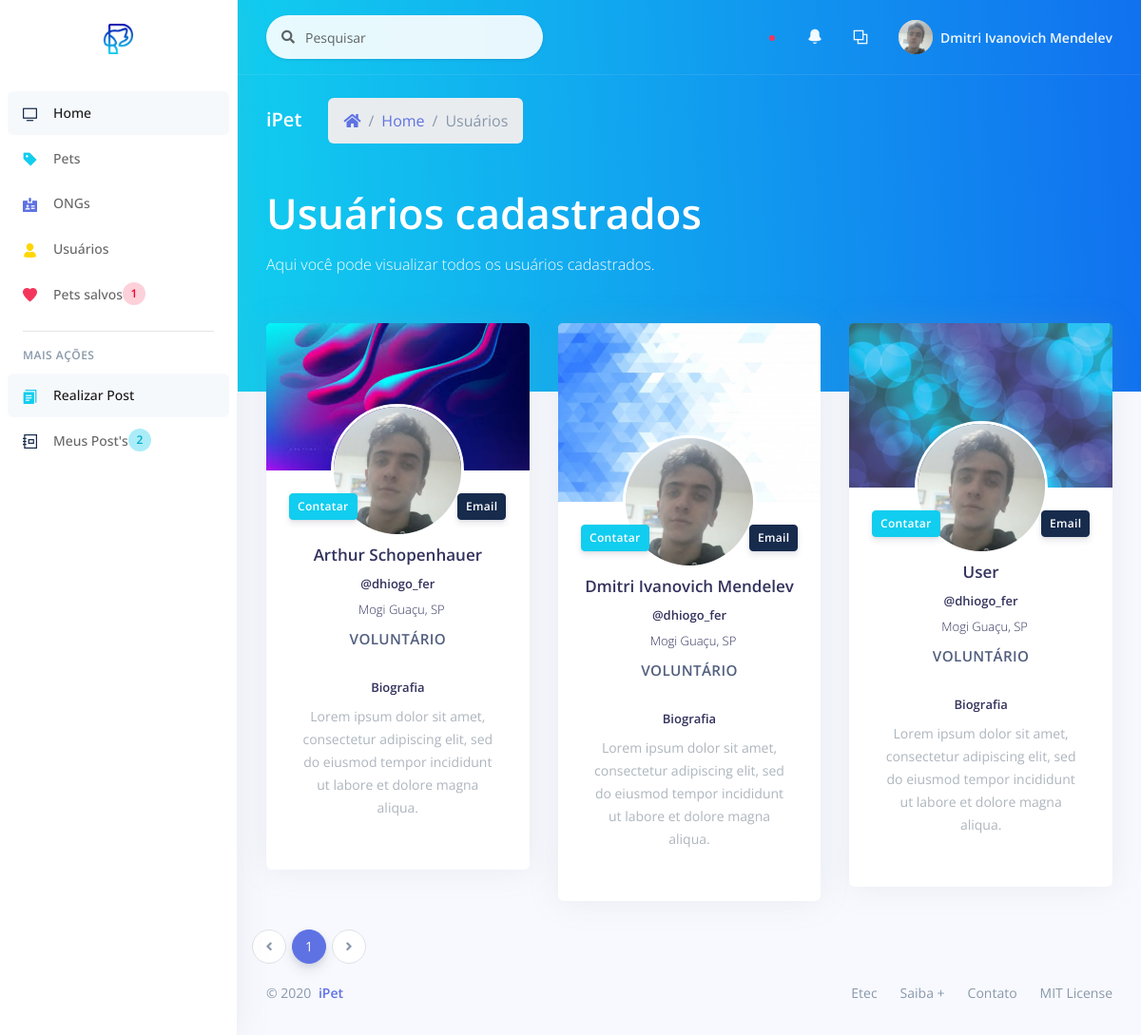
/_site/_user/list/list_users.php (signed in), run on the app's committed database.
### tables this page shows
CREATE TABLE `user` (
  `id_user` int(11) NOT NULL,
  `ranking` int(11) NOT NULL,
  `name` varchar(200) NOT NULL,
  `email` varchar(100) NOT NULL,
  `password` varchar(100) NOT NULL,
  `cpf` varchar(30) NOT NULL,
  `telephone` varchar(30) DEFAULT NULL,
  `instagram` varchar(100) DEFAULT NULL,
  `street` varchar(100) DEFAULT NULL,
  `neighborhood` varchar(100) DEFAULT NULL,
  `city` varchar(100) DEFAULT NULL,
  `uf` varchar(2) DEFAULT NULL,
  `bio` text DEFAULT NULL,
  `image` varchar(200) DEFAULT NULL,
  `banner` varchar(200) DEFAULT NULL,
  `use_terms` int(11) DEFAULT NULL,
  `status` int(11) NOT NULL
);

### _site/_user/list/list_users.php (the view, shortened to what this page needs)
<?php
include_once('../../controller/connect.php');
?>
<!DOCTYPE html>
<html>
<head>
  <?php
    include_once "../../assets/components/styles.php";
  ?>
</head>
<body>
  <?php
    include_once "../components/sidenav.php";
  ?>
  <div class="main-content" id="panel">
    <?php
      include_once "../components/top_nav.php";
    ?>
    <div class="header bg-gradient-info pb-6">
      <div class="container-fluid">
        <div class="header-body">
          <div class="row align-items-center py-4">
            <div class="col-lg-6 col-7">
              <h6 class="h2 text-white d-inline-block mb-0">iPet</h6>
              <nav aria-label="breadcrumb" class="d-none d-md-inline-block ml-md-4">
                <ol class="breadcrumb breadcrumb-links breadcrumb-dark">
                  <li class="breadcrumb-item"><a href="<?= BASE . '_site/_user/home.php'; ?>"><i class="fas fa-home"></i></a></li>
                  <li class="breadcrumb-item"><a href="<?= BASE . '_site/_user/home.php'; ?>">Home</a></li>
                  <li class="breadcrumb-item active" aria-current="page">Usuários</li>
                </ol>
              </nav>
            </div>
          </div>
          <div class="row">
            <div class="col">
            <h1 class="display-2 text-white">Usuários cadastrados</h1>
            <p class="text-white mt-0 mb-5">Aqui você pode visualizar todos os usuários cadastrados.</p>
            </div>
          </div>
        </div>
      </div>
    </div>
    <div class="container-fluid mt--6">
                <?php
                  $num_page_itens = 9;
                  $page = (isset($_GET['page']))? $_GET['page'] : 1;
                  $sql_num_user = "SELECT * FROM user WHERE ranking = 1 AND status = 1";
                  $res_num_user = mysqli_query($con, $sql_num_user);
                  $init = ($num_page_itens*$page)-$num_page_itens;
                  $sql_user = "SELECT * FROM user WHERE ranking = 1 AND status = 1 ORDER BY name ASC LIMIT $init, $num_page_itens";
                  $res_user = mysqli_query($con, $sql_user);
                  $array_user = mysqli_fetch_assoc($res_user);
                  $quanty_users = mysqli_num_rows($res_num_user);
                  $num_pages = ceil($quanty_users/$num_page_itens);
                ?>
      <div class="row">
      <?php
        if($quanty_users):
        do{
      ?>
        <div class="col-xl-4 order-xl-2">
          <div class="card card-profile">
            <img src="<?= PUBLICO . 'img/theme/' . $array_user['banner']; ?>" alt="Imagem de capa" class="card-img-top">
            <div class="row justify-content-center">
              <div class="col-lg-3 order-lg-2">
                <div class="card-profile-image">
                  <a href="#">
                    <img src="<?= PUBLICO . 'img/users/' . $array_user['image']; ?>" class="rounded-circle">
                  </a>
                </div>
              </div>
            </div>
            <div class="card-header text-center border-0 pt-8 pt-md-4 pb-0 pb-md-4">
              <div class="d-flex justify-content-between">
                <button type="button" data-toggle="modal" class="btn btn-sm btn-info  mr-4" data-target="#modalContatar<?= $array_user['id_user']; ?>">Contatar</button>
                <button type="button" data-toggle="modal" class="btn btn-sm btn-default float-right" data-target="#modalEmail<?= $array_user['id_user']; ?>">Email</button>
              </div>
            </div>
            <div class="card-body pt-0">
              <div class="text-center">
                <h5 class="h3">
                <?= $array_user['name']; ?>
                </h5>
                <h6 class="h5">
                <?= $array_user['instagram']; ?>
                </h6>
                <div class="h5 font-weight-300">
                  <i class="ni location_pin mr-2"></i><?= $array_user['city'] . ", " . $array_user['uf']; ?>
                </div>
                <span class="heading">
                  <?php
                    if($array_user['ranking'] == 1){
                      echo "Voluntário";
                    } elseif ($array_user['ranking'] == 2) {
                      echo "ONG";
                    } elseif ($array_user['ranking'] == 3) {
                      echo "Administrador";
                    } else {
                      echo "Oops, ocorreu um erro...";
                    }
                  ?>
                </span>
              </div>
              <div class="row">
                <div class="col">
                  <div class="card-profile-stats d-flex justify-content-center">
                    <div>
                      <h5>Biografia</h5>
                      <span class="description"><?= $array_user['bio'];?></span>
                    </div>
                  </div>
                </div>
              </div>
            </div>
          </div>
        </div>
      <?php
        } while($array_user = mysqli_fetch_assoc($res_user));
      ?>
      </div>
      <div class="row">
      <nav aria-label="...">
                    <ul class="pagination">
                      <li class="page-item">
                        <a class="page-link" href="list_users.php?page=<?php if($page==1){ echo 1;}else{echo $page-1;};?>" tabindex="-1">
                          <i class="fa fa-angle-left"></i>
                        </a>
                      </li>
                      <?php
                        for($i=1;$i<$num_pages+1;$i++){
                          $current = "";
                          if($page == $i){
                            $current = "active";
                          }
                      ?>
                      <li class="page-item <?= $current; ?>"><a class="page-link" href="list_users.php?page=<?= $i; ?>"><?= $i; ?></a></li>
                      <?php }?>
                      <li class="page-item">
                        <a class="page-link" href="list_users.php?page=<?php if($page<$num_pages){ echo $page+1;}else{echo $page;};?>">
                          <i class="fa fa-angle-right"></i>
                        </a>
                      </li>
                    </ul>
              </nav>
      </div>
      <?php endif; ?>
      <?php
        include_once "../../assets/components/footer.php";
      ?>
    </div>
  </div>
</body>
</html>

### data on the page
user: banner (picture), image (picture), name "Arthur Schopenhauer", instagram "@dhiogo_fer", city "Mogi Guaçu", uf "SP", ranking "VOLUNTÁRIO", bio "Lorem ipsum dolor sit amet, consectetur adipiscing elit, sed do eiusmod tempor incididunt ut labore et dolore magna aliqua."
user: banner (picture), image (picture), name "Dmitri Ivanovich Mendelev", instagram "@dhiogo_fer", city "Mogi Guaçu", uf "SP", ranking "VOLUNTÁRIO", bio "Lorem ipsum dolor sit amet, consectetur adipiscing elit, sed do eiusmod tempor incididunt ut labore et dolore magna aliqua."
user: banner (picture), image (picture), name "User", instagram "@dhiogo_fer", city "Mogi Guaçu", uf "SP", ranking "VOLUNTÁRIO", bio "Lorem ipsum dolor sit amet, consectetur adipiscing elit, sed do eiusmod tempor incididunt ut labore et dolore magna aliqua."

### other printed values
$count_favorite "1"
$count_post "2"
$_SESSION['name'] "Dmitri Ivanovich Mendelev"
